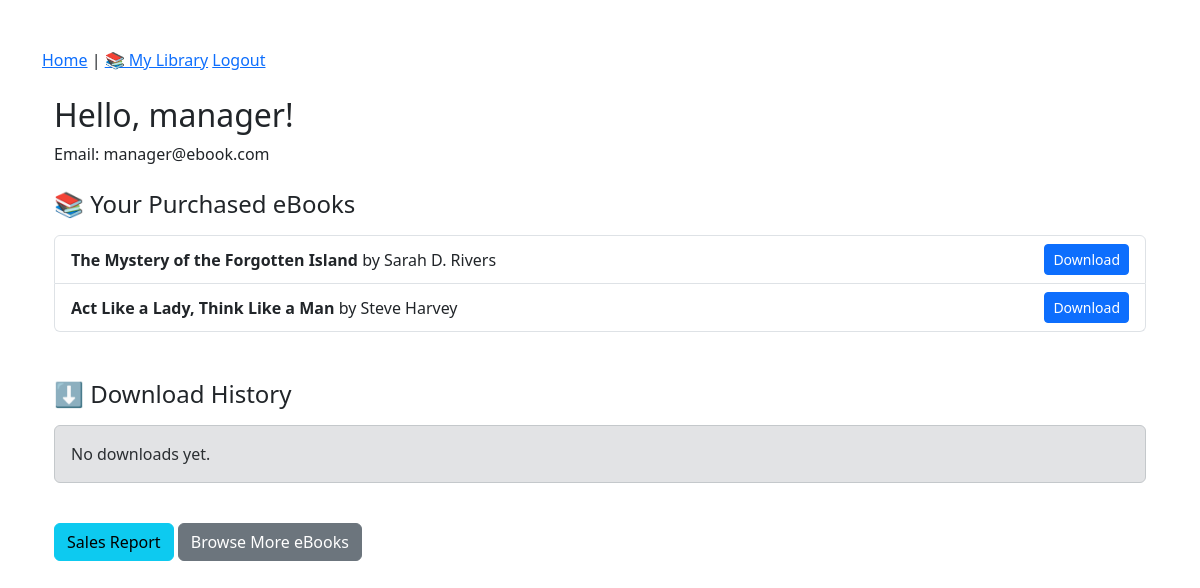
The page /dashboard/ (signed in) on the database its author committed.
### library/models.py (models this page shows, shortened)
class Payment(models.Model):
    user = models.ForeignKey(User, on_delete=models.CASCADE)
    ebook = models.ForeignKey(Ebook, on_delete=models.CASCADE)
    amount = models.DecimalField(max_digits=10, decimal_places=2)
    reference = models.CharField(max_length=100, unique=True)
    verified = models.BooleanField(default=False)
    timestamp = models.DateTimeField(auto_now_add=True)

class Ebook(models.Model):
    title = models.CharField(max_length=200)
    author = models.CharField(max_length=100)
    description = models.TextField()
    cover = models.ImageField(upload_to='covers/', null=True, blank=True)
    file = models.FileField(upload_to='ebooks/')
    uploaded_at = models.DateTimeField(auto_now_add=True)
    download_count = models.IntegerField(default=0)
    genre = models.CharField(max_length=100, blank=True, null=True)
    price = models.DecimalField(max_digits=10, decimal_places=2, default=0.00)  # ✅ Add this

### library/views.py (the view)
# urls.py: path('dashboard/', views.dashboard, name='dashboard'),
@login_required
def dashboard(request):
    paid_ebooks = Payment.objects.filter(user=request.user, verified=True).select_related('ebook')
    downloads = Download.objects.filter(user=request.user).select_related('ebook').order_by('-timestamp')
    return render(request, 'library/dashboard.html', {
        'paid_ebooks': paid_ebooks,
        'user': request.user
    })

### library/templates/library/dashboard.html (shortened to what this page needs)
{% extends "base.html" %}
{% block content %}
<div class="container mt-4">
    <h2>Hello, {{ user.get_full_name|default:user.username }}!</h2>
    <p>Email: {{ user.email }}</p>
    <h4 class="mt-4">📚 Your Purchased eBooks</h4>
    {% if paid_ebooks %}
        <ul class="list-group mt-3">
            {% for payment in paid_ebooks %}
                <li class="list-group-item d-flex justify-content-between align-items-center">
                    <span>
                        <strong>{{ payment.ebook.title }}</strong> by {{ payment.ebook.author }}
                    </span>
                    <a href="{% url 'download_ebook' payment.ebook.pk %}" class="btn btn-sm btn-primary">Download</a>
                </li>
            {% endfor %}
        </ul>
    {% else %}
        <div class="alert alert-info mt-3">You haven’t purchased any ebooks yet.</div>
    {% endif %}
    <h4 class="mt-5">⬇️ Download History</h4>
    {% if downloads %}
        <ul class="list-group mt-3">
            {% for item in downloads %}
                <li class="list-group-item d-flex justify-content-between align-items-center">
                    <span>
                        {{ item.ebook.title }} —
                        <small class="text-muted">{{ item.timestamp|date:"M d, Y H:i" }}</small>
                    </span>
                </li>
            {% endfor %}
        </ul>
    {% else %}
        <div class="alert alert-secondary mt-3">No downloads yet.</div>
    {% endif %}
    {% if user.is_staff %}
    <a href="{% url 'sales_report' %}" class="btn btn-info mt-4">Sales Report</a>
    {% endif %}
    <a href="{% url 'ebook_list' %}" class="btn btn-secondary mt-4">Browse More eBooks</a>
</div>
{% endblock %}

### rows shown on the page
Payment: ebook "The Mystery of the Forgotten Island", ebook.author "Sarah D. Rivers"
Payment: ebook "Act Like a Lady, Think Like a Man", ebook.author "Steve Harvey"

### other values the page prints
{{ user.get_full_name|default:user.username }} "manager"
{{ user.email }} "manager@ebook.com"
